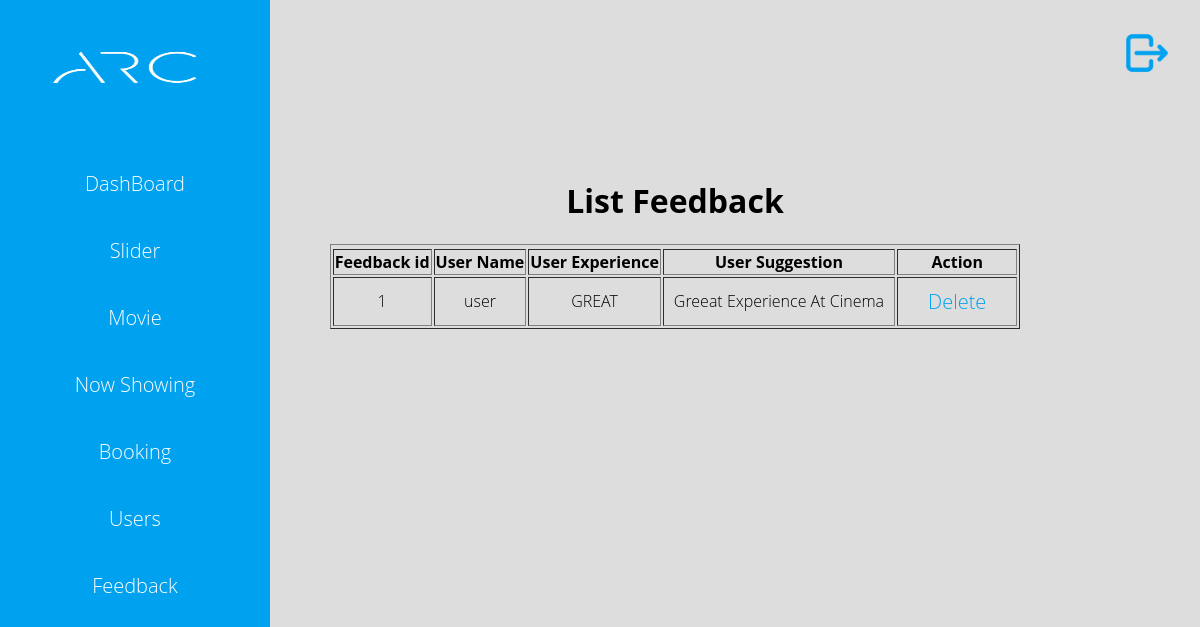
The page /admin/feedback.php (signed in) on the database its author committed.
### tables this page shows
CREATE TABLE IF NOT EXISTS `feedback` (
  `f_id` int(12) NOT NULL AUTO_INCREMENT,
  `name` varchar(255) NOT NULL,
  `experince` varchar(255) NOT NULL,
  `suggestion` text NOT NULL,
  PRIMARY KEY (`f_id`)
);

### admin/feedback.php (the view, shortened to what this page needs)
<?php
	 include('sidebar.php');
?>
<div class="add_movie" align="center">
	<form>
		<table border="1">
			<tr>
				<h1 align="center">List Feedback</h1>
			</tr>
			<tr>
				<th>Feedback id</th>
				<th>User Name</th>
				<th>User Experience</th>
				<th>User Suggestion</th>
				<th>Action</th>
			</tr>
			<?php
				include_once '../DBConfig.php';
				$sql = "select * from feedback";
                $result = mysqli_query($con,$sql);
                while($row = mysqli_fetch_assoc($result)){
			?>
			<tr>
				<td align="center"><?php echo($row['f_id']); ?></td>
				<td align="center"><?php echo($row['name']); ?></td>
				<td align="center"><?php echo($row['experince']); ?></td>
				<td align="center"><?php echo($row['suggestion']); ?></td>
				<td align="center"><a href="deleteQuery.php?feedbackId=<?php echo($row['f_id']); ?>"  ><font color="#00a2ef">Delete </font></a> </td>
			</tr>
			<?php
				}
			?>
		</table>
	</form>
</div>

### admin/admin.css (style rules this page uses)
body { font-family: "open sans", arial; background: #ddd; font-weight: 300; }
a { text-decoration: none; color: #fff; margin: 20px; font-size: 20px; }
.add_movie { padding-top: 150px; padding-left: 150px; }
.add_movie tr td { padding: 10px; }

### rows shown on the page
feedback: f_id "1", name "user", experince "GREAT", suggestion "Greeat Experience At Cinema"
